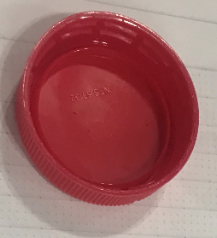
#> input picture pro_con_rec/Template/cons/f13.PNG, 217 x 238 px; its folder holds 4 pictures in this run
$ python train_model.py
#> lines starting #> are read from the running program, lines starting #| are printed output that depends on the picture
import cv2
import numpy as np
import matplotlib.pyplot as plt
import os
from sklearn.cluster import KMeans
from sklearn.neighbors import NearestNeighbors
from sklearn.svm import LinearSVC, SVC
from sklearn import metrics
import joblib


# initialise OpenCV's SIFT
sift=cv2.xfeatures2d.SIFT_create()

# Initialize the y vectors for training SVM
y_train = []
y_test = []


#Use the following function when reading an image through OpenCV and displaying through plt.
# [9 lines left out: function showfig, not called in this run]

def get_descriptors(dataset):

    # name of all the folders together
#> called with dataset = 'Template'
    folders=['cons/','pros/']    # cons(fan) is 0， pros(zheng) is 1

    print('Getting SIFT features for %s dataset'%dataset)

    folder_number=-1
    count = 0
    descriptors=[]

    for folder in folders:
        folder_number+=1

        #get all the training images from a particular class
        filepath = './' + dataset + '/' + folder
        filenames=os.listdir(filepath)

        for image_name in filenames:
            print(os.path.join(filepath, image_name))
            img=cv2.imread(os.path.join(filepath, image_name))
#> img is the input picture: shape (238, 217, 3); mean B, G, R 100.1, 99.5, 158.2

            # carry out normal preprocessing routines
            gray= cv2.cvtColor(img,cv2.COLOR_BGR2GRAY)
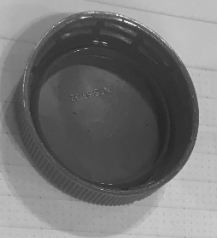
#> gray: shape (238, 217); min 35, max 244, mean 117.1
            gray=cv2.resize(gray, (400, 400), interpolation=cv2.INTER_AREA)
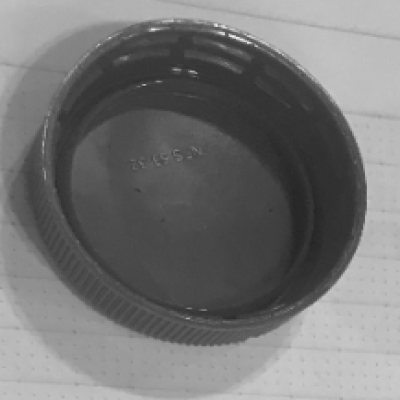
#> gray: shape (400, 400); min 36, max 244, mean 117
            gray=cv2.equalizeHist(gray)
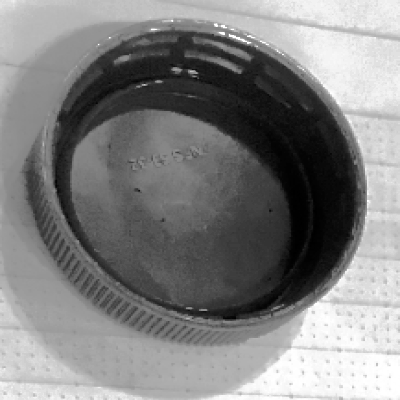
#> gray: shape (400, 400); min 0, max 255, mean 128.8

            #get all the SIFT descriptors for an image
            keypoints, des=sift.detectAndCompute(gray, None)
#> keypoints = 437 keypoints; strongest (x, y, size): (298, 210, 92.1), (230, 35, 2.1), (248, 43, 1.9), (216, 25, 2.4)
##            print 'descriptor.shape', des.shape
            # print(des)

            descriptors.append(des)

            count = count+1
##            print 'Done for', str(count), 'images.'

            if dataset == 'Train':
                y_train.append(folder_number)
            elif dataset == 'Test':
                y_test.append(folder_number)
        print("y_test", y_test)
        print("y_train", y_train)
    return descriptors


# [83 lines left out: functions cluster_features_train, cluster_features_test, train_and_test_model, not called in this run]

########################################################################################################################
# Starting the actual code to train and test SVM on the features
########################################################################################################################

# for keeping all the descriptors from the data.
#> (the run stopped early here; a loop or call above may not have finished)
